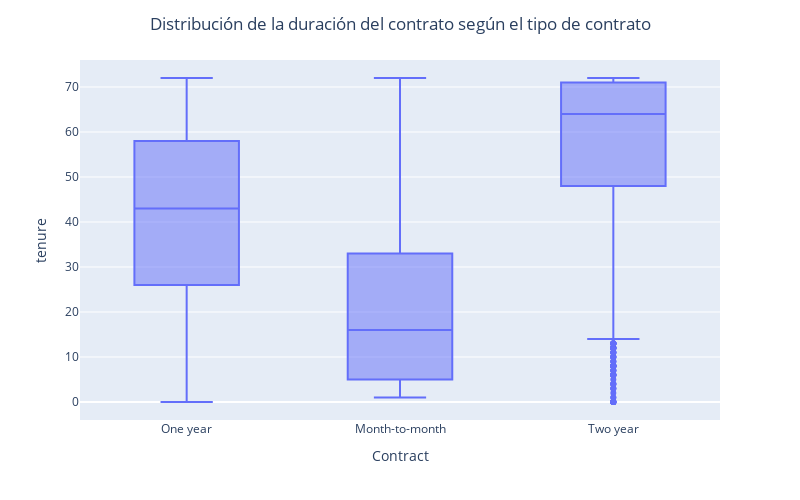

Here is the notebook cell this chart was saved with:
### Code cell
import plotly.express as px
fig = px.box(contrato_mes_tipo, x="Contract", y="tenure")
fig.update_layout(
    title={
        "text": " Distribución de la duración del contrato según el tipo de contrato",
        "x": 0.5,
        "xanchor": "center"},
    width=800,
    height=500
)

fig.show()

### Figure 1 — Plotly figure (JSON) as saved in the notebook; plotly's stock layout.template omitted (floating-point values rounded to 4 significant figures; data arrays with more than 128 entries replaced by an {"elided": "..."} marker saying what was removed)
{"data": [{"alignmentgroup": "True", "hovertemplate": "Contract=%{x}<br>tenure=%{y}<extra></extra>", "legendgroup": "", "marker": {"color": "#636efa"}, "name": "", "notched": false, "offsetgroup": "", "orientation": "v", "showlegend": false, "type": "box", "x": {"elided": "5174 str values"}, "x0": " ", "xaxis": "x", "y": {"elided": "5174 int values"}, "y0": " ", "yaxis": "y"}], "layout": {"boxmode": "group", "height": 500, "legend": {"tracegroupgap": 0}, "margin": {"t": 60}, "title": {"text": " Distribución de la duración del contrato según el tipo de contrato", "x": 0.5, "xanchor": "center"}, "width": 800, "xaxis": {"anchor": "y", "domain": [0, 1], "title": {"text": "Contract"}}, "yaxis": {"anchor": "x", "domain": [0, 1], "title": {"text": "tenure"}}}}
